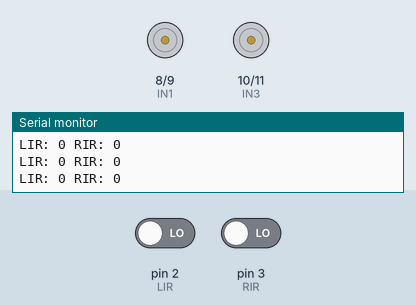
This sketch was run on a simulated Arduino Uno, built with avr-gcc and run on an emulated ATmega328P. Shown: motor-driver pin pairs drawn as motors (green arrow = first pin HIGH = forward, orange = second pin HIGH = backward, longer = more drive), the last lines printed to the serial monitor. The test bench sets the inputs (shaded band); at power-on: pin 2 (LIR) LOW, pin 3 (RIR) LOW.

Above: at 1.2 s.
1.3 s: pin 2 (LIR) driven HIGH
At 1.9 s:
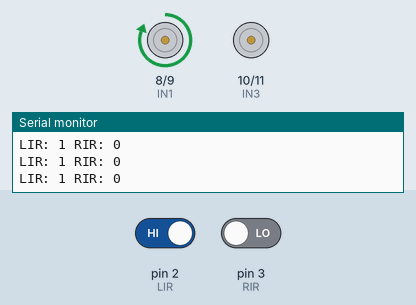
2.8 s: pin 3 (RIR) driven HIGH
At 4.0 s:
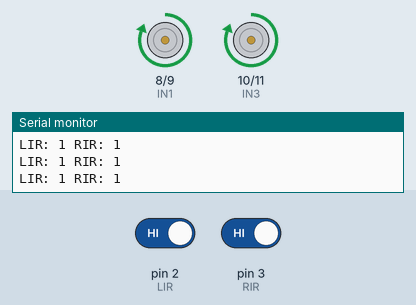
4.3 s: pin 2 (LIR) driven LOW
At 5.2 s:
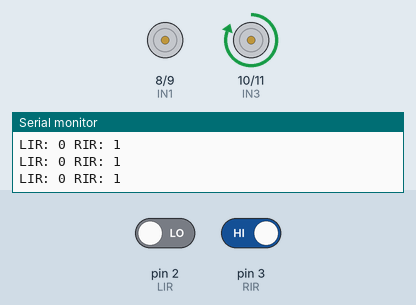
5.8 s: pin 3 (RIR) driven LOW
At 6.8 s:
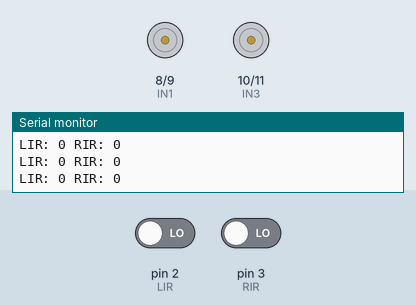
Timing chart, 0 to 8.8 s (numbered marks = the images above; inputs shaded):
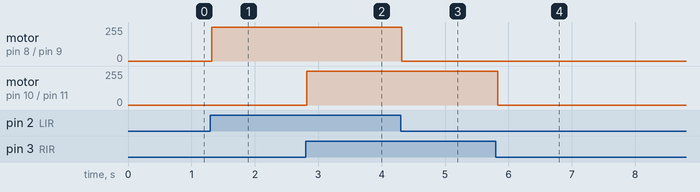

The sketch:

Ir_Sensor_Controlled_Rover.ino
```cpp
int LIR = 2;
int RIR = 3;

int IN1 = 8;
int IN2 = 9;
int IN3 = 10;
int IN4 = 11;

int leftSensor;
int rightSensor;

void setup()
{
  pinMode(LIR, INPUT);
  pinMode(RIR, INPUT);

  pinMode(IN1, OUTPUT);
  pinMode(IN2, OUTPUT);
  pinMode(IN3, OUTPUT);
  pinMode(IN4, OUTPUT);

  Serial.begin(9600);
}

void loop()
{
  leftSensor = digitalRead(LIR);
  rightSensor = digitalRead(RIR);

  Serial.print("LIR: ");
  Serial.print(leftSensor);

  Serial.print(" RIR: ");
  Serial.println(rightSensor);

  if (leftSensor == HIGH && rightSensor == HIGH)
  {
    forward();
  }
  else if (leftSensor == LOW && rightSensor == HIGH)
  {
    left();
  }
  else if (leftSensor == HIGH && rightSensor == LOW)
  {
    right();
  }
  else
  {
    stopRover();
  }
}

void forward()
{
  digitalWrite(IN1, HIGH);
  digitalWrite(IN2, LOW);
  digitalWrite(IN3, HIGH);
  digitalWrite(IN4, LOW);
}

void left()
{
  digitalWrite(IN1, LOW);
  digitalWrite(IN2, LOW);
  digitalWrite(IN3, HIGH);
  digitalWrite(IN4, LOW);
}

void right()
{
  digitalWrite(IN1, HIGH);
  digitalWrite(IN2, LOW);
  digitalWrite(IN3, LOW);
  digitalWrite(IN4, LOW);
}

void stopRover()
{
  digitalWrite(IN1, LOW);
  digitalWrite(IN2, LOW);
  digitalWrite(IN3, LOW);
  digitalWrite(IN4, LOW);
}
```

Measured:
- after the input at 1.3 s, motor on pin 8 (IN1) / pin 9 (IN2): stopped → forward 255/255 at once
- after the input at 2.8 s, motor on pin 10 (IN3) / pin 11 (IN4): stopped → forward 255/255 at once
- after the input at 4.3 s, motor on pin 8 (IN1) / pin 9 (IN2): forward 255/255 → stopped at once
- after the input at 5.8 s, motor on pin 10 (IN3) / pin 11 (IN4): forward 255/255 → stopped at once
